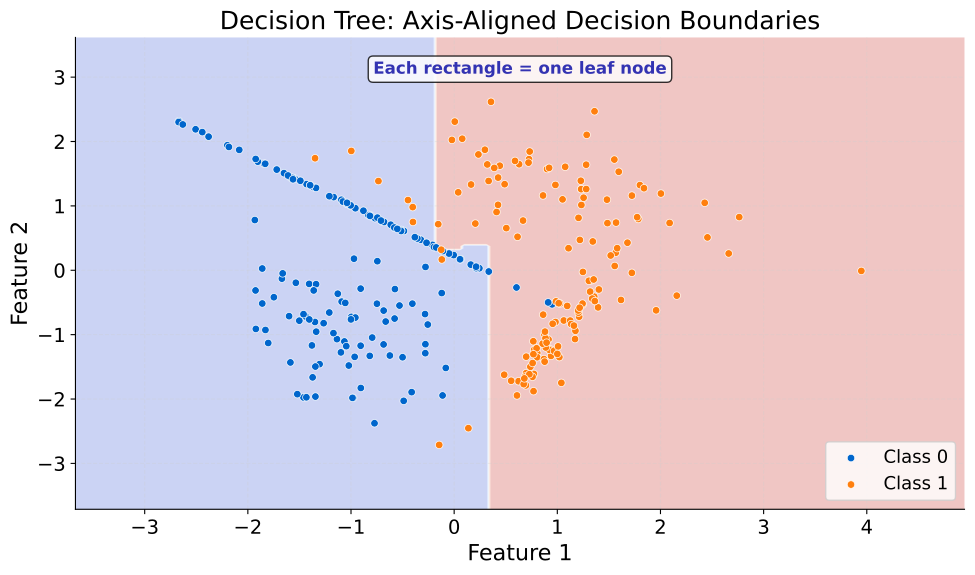

This figure's Python source:
"""Scatter plot with axis-aligned decision boundaries from a depth-3 tree."""
import matplotlib.pyplot as plt
import numpy as np
from pathlib import Path
from sklearn.datasets import make_classification
from sklearn.tree import DecisionTreeClassifier
from sklearn.inspection import DecisionBoundaryDisplay
import sys
sys.path.insert(0, str(Path(__file__).resolve().parents[3] / 'templates'))
from chart_style import apply_style, COLORS, MLPURPLE, MLBLUE, MLORANGE, MLGREEN, MLRED, MLLAVENDER
apply_style()


X, y = make_classification(n_samples=300, n_features=2, n_redundant=0,
                           n_clusters_per_class=2, random_state=42)
clf = DecisionTreeClassifier(max_depth=3, random_state=42)
clf.fit(X, y)

fig, ax = plt.subplots()
disp = DecisionBoundaryDisplay.from_estimator(
    clf, X, ax=ax, alpha=0.3, response_method='predict',
    cmap=plt.cm.coolwarm, grid_resolution=200
)

mask0 = y == 0
mask1 = y == 1
ax.scatter(X[mask0, 0], X[mask0, 1], c=MLBLUE, edgecolors='white',
           linewidth=0.5, s=30, label='Class 0', zorder=3)
ax.scatter(X[mask1, 0], X[mask1, 1], c=MLORANGE, edgecolors='white',
           linewidth=0.5, s=30, label='Class 1', zorder=3)

ax.annotate("Each rectangle = one leaf node", xy=(0.5, 0.95),
            xycoords='axes fraction', fontsize=12, fontweight='bold',
            color=MLPURPLE, ha='center', va='top',
            bbox=dict(boxstyle='round,pad=0.3', facecolor='white', alpha=0.8))

ax.set_xlabel("Feature 1")
ax.set_ylabel("Feature 2")
ax.set_title("Decision Tree: Axis-Aligned Decision Boundaries")
ax.legend(loc='lower right')

plt.tight_layout()
fig.savefig(Path(__file__).parent / "chart.pdf", bbox_inches='tight', facecolor='white')
plt.close(fig)
print("10_dt_decision_boundary/chart.pdf created")
